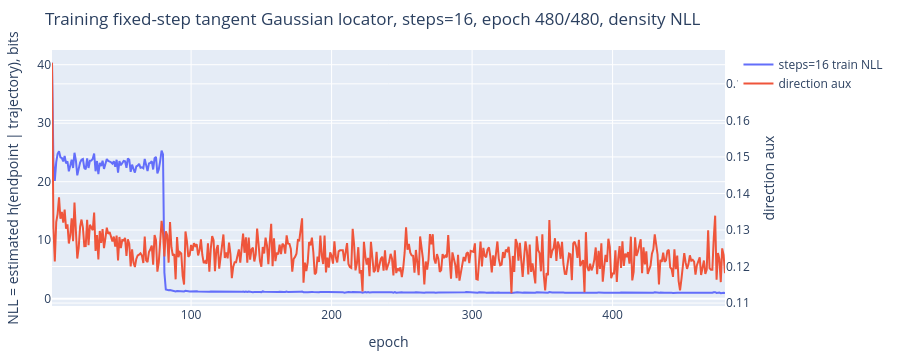

The notebook cell this image was saved under:
### Code cell
def train_model_for_steps(step_count):
    model, optimizer, scheduler = create_model_bundle()
    history = []
    model.train()

    for epoch in range(1, TRAIN_EPOCHS + 1):
        epoch_objectives = []
        epoch_nlls = []
        epoch_aux = []
        for _ in range(TRAIN_BATCHES_PER_EPOCH):
            x, pad_mask, endpoint, _ = make_trajectories(
                TRAIN_BATCH_SIZE, step_counts=step_count
            )
            direction_only = epoch <= DIRECTION_PRETRAIN_EPOCHS
            loss, nll, aux_direction = training_objective(
                model, x, pad_mask, endpoint, direction_only=direction_only
            )

            optimizer.zero_grad(set_to_none=True)
            loss.backward()
            torch.nn.utils.clip_grad_norm_(model.parameters(), 1.0)
            optimizer.step()
            scheduler.step()
            epoch_objectives.append(float(loss.detach().cpu()))
            epoch_nlls.append(float(nll.detach().cpu()))
            epoch_aux.append(float(aux_direction.detach().cpu()))

        row = dict(
            epoch=epoch,
            objective=float(np.mean(epoch_objectives)),
            nll=float(np.mean(epoch_nlls)),
            nll_bits=float(np.mean(epoch_nlls) / math.log(2.0)),
            aux_direction=float(np.mean(epoch_aux)),
            phase=(
                "direction pretrain"
                if epoch <= DIRECTION_PRETRAIN_EPOCHS
                else "density NLL"
            ),
        )
        history.append(row)
        if epoch == 1 or epoch % PLOT_EVERY == 0 or epoch == TRAIN_EPOCHS:
            clear_output(wait=True)
            fig = go.Figure()
            fig.add_trace(
                go.Scatter(
                    x=[item["epoch"] for item in history],
                    y=[item["nll_bits"] for item in history],
                    mode="lines",
                    name=f"steps={step_count} train NLL",
                )
            )
            fig.add_trace(
                go.Scatter(
                    x=[item["epoch"] for item in history],
                    y=[item["aux_direction"] for item in history],
                    mode="lines",
                    name="direction aux",
                    yaxis="y2",
                )
            )
            fig.update_layout(
                title=f"Training fixed-step tangent Gaussian locator, steps={step_count}, epoch {epoch}/{TRAIN_EPOCHS}, {row['phase']}",
                xaxis_title="epoch",
                yaxis_title="NLL = estimated h(endpoint | trajectory), bits",
                yaxis2=dict(title="direction aux", overlaying="y", side="right"),
                height=360,
                margin=dict(l=40, r=20, t=50, b=40),
            )
            display(fig)

    return {"model": model, "history": history, "step_count": step_count}


trained_models = {}
for steps in EVAL_STEP_COUNTS:
    trained_models[int(steps)] = train_model_for_steps(int(steps))

for steps, result in trained_models.items():
    print(
        f"steps={steps:2d}: final train NLL={result['history'][-1]['nll_bits']:.4f} bits"
    )

### Figure 1 — Plotly figure (JSON) as saved in the notebook; plotly's stock layout.template omitted (floating-point values rounded to 4 significant figures; data arrays with more than 128 entries replaced by an {"elided": "..."} marker saying what was removed)
{"data": [{"mode": "lines", "name": "steps=16 train NLL", "type": "scatter", "x": {"elided": "480 int values"}, "y": {"elided": "480 float values"}}, {"mode": "lines", "name": "direction aux", "type": "scatter", "x": {"elided": "480 int values"}, "y": {"elided": "480 float values"}, "yaxis": "y2"}], "layout": {"height": 360, "margin": {"b": 40, "l": 40, "r": 20, "t": 50}, "title": {"text": "Training fixed-step tangent Gaussian locator, steps=16, epoch 480/480, density NLL"}, "xaxis": {"title": {"text": "epoch"}}, "yaxis": {"title": {"text": "NLL = estimated h(endpoint | trajectory), bits"}}, "yaxis2": {"overlaying": "y", "side": "right", "title": {"text": "direction aux"}}}}
